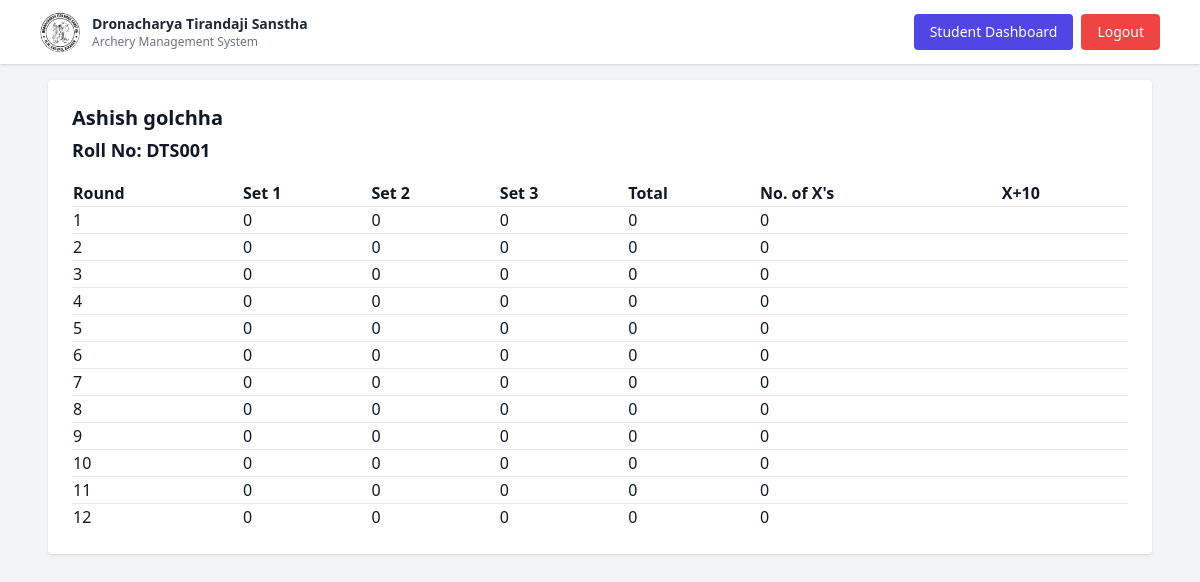
/competition/1/score_entry/1 (signed in), run on the app's committed database.
### models.py (models this page shows)
class Competition(db.Model):
    __tablename__ = 'competitions'
    id = db.Column(db.Integer, primary_key=True)
    name = db.Column(db.String(200))
    bow_type = db.Column(db.String(50))
    age_group = db.Column(db.String(80))
    gender = db.Column(db.String(20))
    target_distance = db.Column(db.String(50))
    target_serial = db.Column(db.String(20))
    num_students = db.Column(db.Integer)
    created_at = db.Column(db.DateTime, default=datetime.utcnow)
    is_team_based = db.Column(db.Boolean, default=False)
    score_entries = db.relationship('ScoreEntry', back_populates='competition', cascade='all, delete-orphan')
    teams = db.relationship('Team', back_populates='competition', cascade='all, delete-orphan')

class ScoreEntry(db.Model):
    __tablename__ = 'scores'
    id = db.Column(db.Integer, primary_key=True)
    competition_id = db.Column(db.Integer, db.ForeignKey('competitions.id', ondelete='SET NULL'), nullable=True)
    user_id = db.Column(db.Integer, db.ForeignKey('users.id'), nullable=True)
    roll_no = db.Column(db.String(20))
    target_distance = db.Column(db.String(50))
    target_serial = db.Column(db.String(20))
    competition_name = db.Column(db.String(200), nullable=True)
    sets = db.Column(db.Text) # JSON string like '[10,9,8,...]'
    xs = db.Column(db.Integer, default=0)
    total = db.Column(db.Integer, default=0)
    team_id = db.Column(db.Integer, db.ForeignKey('teams.id', ondelete='SET NULL'), nullable=True)
    team = db.relationship('Team', back_populates='entries')
    competition = db.relationship('Competition', back_populates='score_entries')
    user = db.relationship('User', back_populates='scores')

### app.py (the view, shortened to what this page needs)
@app.route('/competition/<int:comp_id>/score_entry/<int:entry_id>', methods=['GET','POST'])
def score_entry(comp_id, entry_id):
    comp = Competition.query.get_or_404(comp_id)
    entry = ScoreEntry.query.get_or_404(entry_id)
    current_user = get_current_user()
    if not current_user:
        return redirect(url_for('login'))
    if not session.get('is_admin') and entry.user_id != current_user.id:
        flash('Access denied', 'danger')
        return redirect(url_for('student_dashboard'))
    sets = json.loads(entry.sets) if entry.sets else []
    return render_template('score_sheet.html', comp=comp, entry=entry, sets=sets)

### app.py (called while the page is built)
def get_current_user():
    if not session.get('user_id'):
        return None
    return User.query.get(session['user_id'])

@app.context_processor
def inject_current_user():
    user = None
    if session.get('user_id'):
        user = User.query.get(session['user_id'])
    return dict(current_user=user)

### templates/score_sheet.html (shortened to what this page needs)
{% extends 'base.html' %}
{% block content %}
<div class="bg-white p-6 rounded shadow">
    <h1 class="text-xl font-bold text-center lg:text-left mb-1">
        {{ comp.name }}
    </h1>
    <h2 class="text-lg font-semibold text-center lg:text-left mb-4">
        Roll No: {{ entry.roll_no }}
    </h2>
    <form method="post">
        <table class="hidden lg:table w-full text-left">
            <thead>
            <tr>
                <th>Round</th>
                <th>Set 1</th>
                <th>Set 2</th>
                <th>Set 3</th>
                <th>Total</th>
                <th>No. of X's</th>
                <th>X+10</th>
            </tr>
            </thead>
            <tbody>
            {% for r in sets %}
            <tr class="border-t">
                <td>{{ r.round }}</td>
                <td>
                    {% if current_user.is_admin %}
                        <input type="number" min="0" max="10" name="set1_{{ loop.index0 }}" value="{{ '' if r.set1 == 0 else r.set1 }}" class="p-2 border w-20">
                    {% else %}
                        {{ r.set1 }}
                    {% endif %}
                </td>
                <td>
                    {% if current_user.is_admin %}
                        <input type="number" min="0" max="10" name="set2_{{ loop.index0 }}" value="{{ '' if r.set2 == 0 else r.set2 }}" class="p-2 border w-20">
                    {% else %}
                        {{ r.set2 }}
                    {% endif %}
                </td>
                <td>
                    {% if current_user.is_admin %}
                        <input type="number" min="0" max="10" name="set3_{{ loop.index0 }}" value="{{ '' if r.set3 == 0 else r.set3 }}" class="p-2 border w-20">
                    {% else %}
                        {{ r.set3 }}
                    {% endif %}
                </td>
                <td>
                    {% if comp.bow_type == 'Indian' %}
                        {{ r.set1 + r.set2 + r.set3 }}
                    {% else %}
                        {{ r.set1 + r.set2 + r.set3 + r.set4 + r.set5 + r.set6 }}
                    {% endif %}
                </td>
                <td>
                    {% if current_user.is_admin %}
                        {% if comp.bow_type == 'Indian' %}
                            <input type="number"
                                min="0" max="3"
                                name="xs_{{ loop.index0 }}"
                                value="{{ '' if r.xs == 0 else r.xs }}"
                                class="p-2 border w-20">
                        {% else %}
                            <input type="number"
                                min="0" max="6"
                                name="xs_{{ loop.index0 }}"
                                value="{{ '' if r.xs == 0 else r.xs }}"
                                class="p-2 border w-20">
                        {% endif %}
                    {% else %}
                        {{ r.xs }}
                    {% endif %}
                </td>
                <td>
                </td>
            </tr>
            {% endfor %}
            </tbody>
        </table>
    </form>
</div>
{% endblock %}

### data on the page
Competition: name "Ashish golchha"
ScoreEntry: roll_no "DTS001", round "3", set1 "0", set2 "0", set3 "0", xs "0", round "10"

### other printed values
{{ r.round }} "1" "2" "4" "5" "6" "7" "8" "9" "11" "12"
{{ r.set1 }} "0" "0" "0" "0" "0" "0" "0" "0" "0" "0"
{{ r.set2 }} "0" "0" "0" "0" "0" "0" "0" "0" "0" "0"
{{ r.set3 }} "0" "0" "0" "0" "0" "0" "0" "0" "0" "0"
{{ r.set1 + r.set2 + r.set3 }} "0" "0" "0" "0" "0" "0" "0" "0" "0" "0"
{{ r.xs }} "0" "0" "0" "0" "0" "0" "0" "0" "0" "0"
